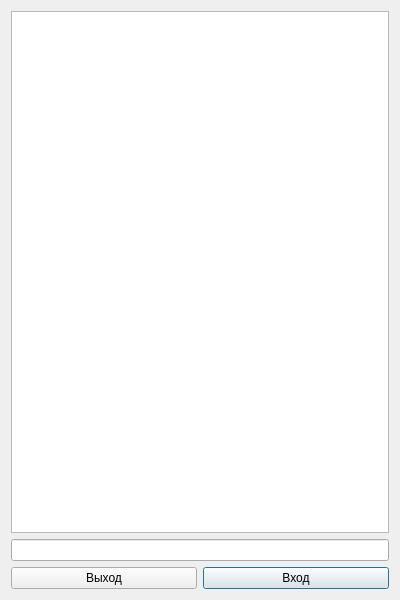
<?xml version="1.0" encoding="UTF-8"?>
<ui version="4.0">
 <class>MyClassAutorizacion</class>
 <widget class="QWidget" name="MyClassAutorizacion">
  <property name="windowModality">
   <enum>Qt::WindowModal</enum>
  </property>
  <property name="minimumSize">
   <size>
    <width>400</width>
    <height>600</height>
   </size>
  </property>
  <property name="focusPolicy">
   <enum>Qt::NoFocus</enum>
  </property>
  <property name="windowTitle">
   <string>Выберите логин, введите пароль, нажмите вход</string>
  </property>
  <layout class="QVBoxLayout" name="verticalLayout_2">
   <item>
    <layout class="QVBoxLayout" name="verticalLayout">
     <property name="sizeConstraint">
      <enum>QLayout::SetMinAndMaxSize</enum>
     </property>
     <item>
      <widget class="QTableView" name="tableView">
       <property name="wordWrap">
        <bool>true</bool>
       </property>
      </widget>
     </item>
     <item>
      <widget class="QLineEdit" name="lineEdit">
       <property name="echoMode">
        <enum>QLineEdit::Password</enum>
       </property>
      </widget>
     </item>
     <item>
      <layout class="QHBoxLayout" name="horizontalLayout">
       <item>
        <widget class="QPushButton" name="pushButton">
         <property name="text">
          <string>Выход</string>
         </property>
        </widget>
       </item>
       <item>
        <widget class="QPushButton" name="pushButton_2">
         <property name="text">
          <string>Вход</string>
         </property>
         <property name="default">
          <bool>true</bool>
         </property>
        </widget>
       </item>
      </layout>
     </item>
    </layout>
   </item>
  </layout>
 </widget>
 <layoutdefault spacing="6" margin="11"/>
 <resources/>
 <connections/>
</ui>
